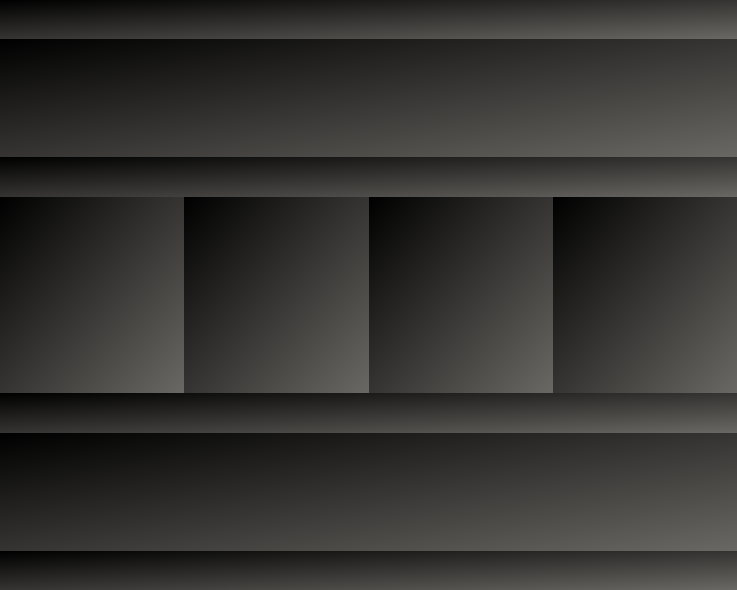
<?xml version="1.0" encoding="UTF-8"?>
<ui version="4.0">
 <class>ScoreScreen</class>
 <widget class="QWidget" name="ScoreScreen">
  <property name="geometry">
   <rect>
    <x>0</x>
    <y>0</y>
    <width>737</width>
    <height>590</height>
   </rect>
  </property>
  <property name="windowTitle">
   <string>Form</string>
  </property>
  <property name="styleSheet">
   <string notr="true">background-color: qlineargradient(spread:pad, x1:0, y1:0, x2:1, y2:1, stop:0 rgba(0, 0, 0, 255), stop:1 rgba(106, 104, 100, 255));</string>
  </property>
  <layout class="QVBoxLayout" name="verticalLayout_main" stretch="1,3,1,5,1,3,1">
   <property name="spacing">
    <number>0</number>
   </property>
   <property name="margin">
    <number>0</number>
   </property>
   <item>
    <widget class="ScaledText" name="text_dummy1_first" native="true">
     <property name="sizePolicy">
      <sizepolicy hsizetype="Preferred" vsizetype="Preferred">
       <horstretch>0</horstretch>
       <verstretch>0</verstretch>
      </sizepolicy>
     </property>
    </widget>
   </item>
   <item>
    <widget class="ScaledText" name="club_first" native="true">
    </widget>
   </item>
   <item>
    <widget class="ScaledText" name="text_dummy2_first" native="true">
     <property name="sizePolicy">
      <sizepolicy hsizetype="Preferred" vsizetype="Preferred">
       <horstretch>0</horstretch>
       <verstretch>0</verstretch>
      </sizepolicy>
     </property>
    </widget>
   </item>
   <item>
    <layout class="QHBoxLayout" name="horizontalLayout_3" stretch="1,1,1,1">
     <property name="spacing">
      <number>0</number>
     </property>
     <property name="leftMargin">
      <number>0</number>
     </property>
     <property name="topMargin">
      <number>0</number>
     </property>
     <property name="rightMargin">
      <number>0</number>
     </property>
     <item>
      <widget class="ScaledImage" name="logo_second" native="true">
       <property name="sizePolicy">
        <sizepolicy hsizetype="Preferred" vsizetype="Preferred">
         <horstretch>0</horstretch>
         <verstretch>0</verstretch>
        </sizepolicy>
       </property>
       <property name="minimumSize">
        <size>
         <width>50</width>
         <height>50</height>
        </size>
       </property>
      </widget>
     </item>
     <item>
      <widget class="ScaledText" name="score_second" native="true"/>
     </item>
     <item>
      <widget class="ScaledText" name="score_first" native="true"/>
     </item>
     <item>
      <widget class="ScaledImage" name="logo_first" native="true">
       <property name="sizePolicy">
        <sizepolicy hsizetype="Minimum" vsizetype="Preferred">
         <horstretch>0</horstretch>
         <verstretch>0</verstretch>
        </sizepolicy>
       </property>
       <property name="minimumSize">
        <size>
         <width>50</width>
         <height>50</height>
        </size>
       </property>
      </widget>
     </item>
    </layout>
   </item>
   <item>
    <widget class="ScaledText" name="text_dummy1_second" native="true">
     <property name="sizePolicy">
      <sizepolicy hsizetype="Preferred" vsizetype="Preferred">
       <horstretch>0</horstretch>
       <verstretch>0</verstretch>
      </sizepolicy>
     </property>
    </widget>
   </item>
   <item>
    <widget class="ScaledText" name="club_second" native="true">
     <property name="sizePolicy">
      <sizepolicy hsizetype="Preferred" vsizetype="Preferred">
       <horstretch>0</horstretch>
       <verstretch>0</verstretch>
      </sizepolicy>
     </property>
    </widget>
   </item>
   <item>
    <widget class="ScaledText" name="text_dummy2_second" native="true">
     <property name="sizePolicy">
      <sizepolicy hsizetype="Preferred" vsizetype="Preferred">
       <horstretch>0</horstretch>
       <verstretch>0</verstretch>
      </sizepolicy>
     </property>
    </widget>
   </item>
  </layout>
 </widget>
 <customwidgets>
  <customwidget>
   <class>ScaledImage</class>
   <extends>QWidget</extends>
   <header>../Widgets/ScaledImage.h</header>
   <container>1</container>
  </customwidget>
  <customwidget>
   <class>ScaledText</class>
   <extends>QWidget</extends>
   <header>../Widgets/ScaledText.h</header>
   <container>1</container>
  </customwidget>
 </customwidgets>
 <resources/>
 <connections/>
</ui>
